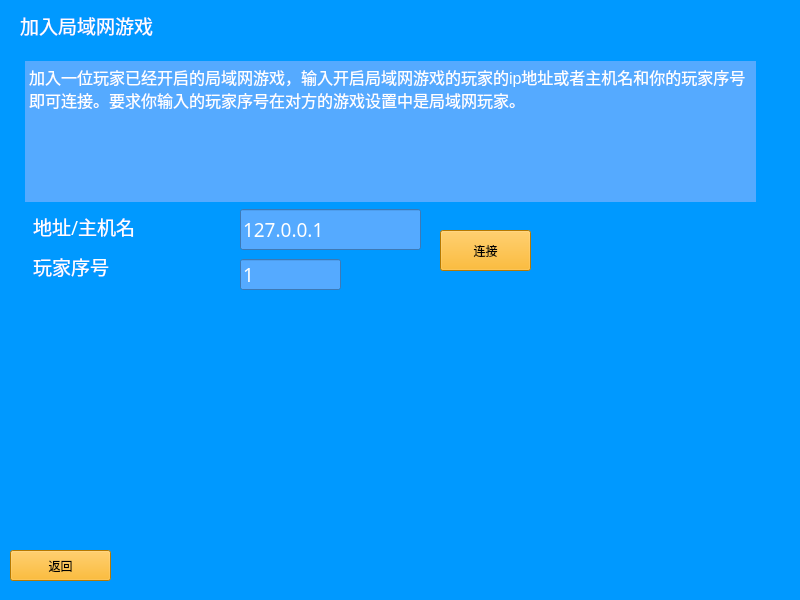
<?xml version="1.0" encoding="UTF-8"?>
<ui version="4.0">
 <class>MainWindow</class>
 <widget class="QMainWindow" name="MainWindow">
  <property name="geometry">
   <rect>
    <x>0</x>
    <y>0</y>
    <width>800</width>
    <height>600</height>
   </rect>
  </property>
  <property name="minimumSize">
   <size>
    <width>800</width>
    <height>600</height>
   </size>
  </property>
  <property name="maximumSize">
   <size>
    <width>800</width>
    <height>600</height>
   </size>
  </property>
  <property name="windowTitle">
   <string notr="true">Z2</string>
  </property>
  <property name="autoFillBackground">
   <bool>true</bool>
  </property>
  <property name="styleSheet">
   <string notr="true">.QWidget, QMessageBox{ 
	background:rgb(0, 153, 255)
}

QPushButton { 
	background: rgb(255, 170, 0);
	
}

.QComboBox, .QLineEdit, .QTextBrowser{
	background:rgb(85, 170, 255)
}
.QLabel, .QComboBox, .QLineEdit, .QTextBrowser {
	color:rgb(255, 255, 255)
}
.QScrollBar{
	background-color:rgb(0, 85, 255)
}
.QTableWidget {
	background-color:rgb(85, 255, 255);
}
</string>
  </property>
  <widget class="QWidget" name="centralWidget">
   <property name="autoFillBackground">
    <bool>true</bool>
   </property>
   <property name="styleSheet">
    <string notr="true"/>
   </property>
   <widget class="QStackedWidget" name="stackedWidget">
    <property name="enabled">
     <bool>true</bool>
    </property>
    <property name="geometry">
     <rect>
      <x>10</x>
      <y>0</y>
      <width>791</width>
      <height>601</height>
     </rect>
    </property>
    <property name="styleSheet">
     <string notr="true"/>
    </property>
    <property name="currentIndex">
     <number>3</number>
    </property>
    <widget class="QWidget" name="mainMenu">
     <widget class="QPushButton" name="btnSingle">
      <property name="geometry">
       <rect>
        <x>590</x>
        <y>100</y>
        <width>141</width>
        <height>51</height>
       </rect>
      </property>
      <property name="autoFillBackground">
       <bool>false</bool>
      </property>
      <property name="text">
       <string>单人游戏</string>
      </property>
      <property name="flat">
       <bool>false</bool>
      </property>
     </widget>
     <widget class="QPushButton" name="btnMultiple">
      <property name="geometry">
       <rect>
        <x>590</x>
        <y>170</y>
        <width>141</width>
        <height>51</height>
       </rect>
      </property>
      <property name="autoFillBackground">
       <bool>false</bool>
      </property>
      <property name="text">
       <string>局域网游戏</string>
      </property>
     </widget>
     <widget class="QLabel" name="lblZ2">
      <property name="geometry">
       <rect>
        <x>60</x>
        <y>210</y>
        <width>151</width>
        <height>131</height>
       </rect>
      </property>
      <property name="font">
       <font>
        <family>Constantia</family>
        <pointsize>72</pointsize>
        <weight>50</weight>
        <bold>false</bold>
       </font>
      </property>
      <property name="text">
       <string notr="true">Z</string>
      </property>
     </widget>
     <widget class="QPushButton" name="btnSetting">
      <property name="geometry">
       <rect>
        <x>590</x>
        <y>310</y>
        <width>141</width>
        <height>51</height>
       </rect>
      </property>
      <property name="autoFillBackground">
       <bool>false</bool>
      </property>
      <property name="text">
       <string>游戏设置</string>
      </property>
     </widget>
     <widget class="QPushButton" name="btnJoin">
      <property name="geometry">
       <rect>
        <x>590</x>
        <y>240</y>
        <width>141</width>
        <height>51</height>
       </rect>
      </property>
      <property name="autoFillBackground">
       <bool>false</bool>
      </property>
      <property name="text">
       <string>加入游戏</string>
      </property>
     </widget>
     <widget class="QLabel" name="label_11">
      <property name="geometry">
       <rect>
        <x>0</x>
        <y>0</y>
        <width>151</width>
        <height>21</height>
       </rect>
      </property>
      <property name="text">
       <string notr="true">z2: beta 1.2</string>
      </property>
     </widget>
     <widget class="QPushButton" name="btnExitGame">
      <property name="geometry">
       <rect>
        <x>590</x>
        <y>480</y>
        <width>141</width>
        <height>51</height>
       </rect>
      </property>
      <property name="autoFillBackground">
       <bool>false</bool>
      </property>
      <property name="text">
       <string>退出游戏</string>
      </property>
     </widget>
     <widget class="QPushButton" name="btnDevList">
      <property name="geometry">
       <rect>
        <x>590</x>
        <y>380</y>
        <width>141</width>
        <height>51</height>
       </rect>
      </property>
      <property name="autoFillBackground">
       <bool>false</bool>
      </property>
      <property name="text">
       <string>制作名单</string>
      </property>
     </widget>
     <widget class="QLabel" name="lblZ2_2">
      <property name="geometry">
       <rect>
        <x>140</x>
        <y>150</y>
        <width>161</width>
        <height>141</height>
       </rect>
      </property>
      <property name="font">
       <font>
        <family>Consolas</family>
        <pointsize>48</pointsize>
        <weight>50</weight>
        <bold>false</bold>
       </font>
      </property>
      <property name="text">
       <string notr="true">2</string>
      </property>
     </widget>
    </widget>
    <widget class="QWidget" name="lobby">
     <widget class="QPushButton" name="btnStartGame">
      <property name="geometry">
       <rect>
        <x>610</x>
        <y>530</y>
        <width>161</width>
        <height>51</height>
       </rect>
      </property>
      <property name="text">
       <string>开始游戏</string>
      </property>
     </widget>
     <widget class="QLabel" name="label">
      <property name="geometry">
       <rect>
        <x>0</x>
        <y>10</y>
        <width>111</width>
        <height>31</height>
       </rect>
      </property>
      <property name="font">
       <font>
        <family>微软雅黑</family>
        <pointsize>16</pointsize>
       </font>
      </property>
      <property name="text">
       <string>地图:</string>
      </property>
     </widget>
     <widget class="QLabel" name="label_2">
      <property name="geometry">
       <rect>
        <x>580</x>
        <y>0</y>
        <width>111</width>
        <height>31</height>
       </rect>
      </property>
      <property name="font">
       <font>
        <family>微软雅黑</family>
        <pointsize>16</pointsize>
       </font>
      </property>
      <property name="text">
       <string>地图预览</string>
      </property>
     </widget>
     <widget class="Line" name="line">
      <property name="geometry">
       <rect>
        <x>560</x>
        <y>0</y>
        <width>20</width>
        <height>251</height>
       </rect>
      </property>
      <property name="orientation">
       <enum>Qt::Vertical</enum>
      </property>
     </widget>
     <widget class="QComboBox" name="cmbMap">
      <property name="geometry">
       <rect>
        <x>70</x>
        <y>10</y>
        <width>291</width>
        <height>30</height>
       </rect>
      </property>
      <property name="font">
       <font>
        <family>微软雅黑</family>
        <pointsize>12</pointsize>
       </font>
      </property>
      <property name="currentIndex">
       <number>-1</number>
      </property>
     </widget>
     <widget class="QTableWidget" name="tablePlayer">
      <property name="geometry">
       <rect>
        <x>0</x>
        <y>50</y>
        <width>551</width>
        <height>281</height>
       </rect>
      </property>
      <attribute name="horizontalHeaderDefaultSectionSize">
       <number>85</number>
      </attribute>
      <attribute name="verticalHeaderVisible">
       <bool>false</bool>
      </attribute>
      <row>
       <property name="text">
        <string>新建行</string>
       </property>
      </row>
      <column>
       <property name="text">
        <string>序号</string>
       </property>
      </column>
      <column>
       <property name="text">
        <string>类型</string>
       </property>
      </column>
      <column>
       <property name="text">
        <string>组</string>
       </property>
      </column>
      <column>
       <property name="text">
        <string>位置</string>
       </property>
      </column>
      <column>
       <property name="text">
        <string>颜色</string>
       </property>
      </column>
      <column>
       <property name="text">
        <string>难度</string>
       </property>
      </column>
      <item row="0" column="1">
       <property name="text">
        <string/>
       </property>
      </item>
     </widget>
     <widget class="QPushButton" name="pushButton_2">
      <property name="geometry">
       <rect>
        <x>0</x>
        <y>550</y>
        <width>101</width>
        <height>31</height>
       </rect>
      </property>
      <property name="text">
       <string>返回</string>
      </property>
     </widget>
     <widget class="QLabel" name="lblMapName">
      <property name="geometry">
       <rect>
        <x>70</x>
        <y>10</y>
        <width>371</width>
        <height>31</height>
       </rect>
      </property>
      <property name="font">
       <font>
        <family>微软雅黑</family>
        <pointsize>16</pointsize>
       </font>
      </property>
      <property name="text">
       <string notr="true">TextLabel</string>
      </property>
     </widget>
     <widget class="QPushButton" name="pushButton_4">
      <property name="geometry">
       <rect>
        <x>469</x>
        <y>10</y>
        <width>91</width>
        <height>31</height>
       </rect>
      </property>
      <property name="text">
       <string>载入存档</string>
      </property>
     </widget>
     <widget class="GameMapDisplay" name="mapDisplay" native="true">
      <property name="geometry">
       <rect>
        <x>580</x>
        <y>40</y>
        <width>200</width>
        <height>200</height>
       </rect>
      </property>
     </widget>
     <widget class="QLabel" name="label_15">
      <property name="geometry">
       <rect>
        <x>10</x>
        <y>350</y>
        <width>171</width>
        <height>31</height>
       </rect>
      </property>
      <property name="font">
       <font>
        <family>微软雅黑</family>
        <pointsize>14</pointsize>
       </font>
      </property>
      <property name="cursor">
       <cursorShape>ArrowCursor</cursorShape>
      </property>
      <property name="text">
       <string>玩家人数</string>
      </property>
     </widget>
     <widget class="QComboBox" name="comboBoxPlayerNumber">
      <property name="geometry">
       <rect>
        <x>210</x>
        <y>350</y>
        <width>71</width>
        <height>31</height>
       </rect>
      </property>
      <property name="font">
       <font>
        <family>微软雅黑</family>
        <pointsize>16</pointsize>
       </font>
      </property>
     </widget>
    </widget>
    <widget class="QWidget" name="loadingPage">
     <widget class="QLabel" name="label_3">
      <property name="geometry">
       <rect>
        <x>10</x>
        <y>500</y>
        <width>151</width>
        <height>31</height>
       </rect>
      </property>
      <property name="text">
       <string>正在加载游戏...</string>
      </property>
     </widget>
     <widget class="QLabel" name="label_4">
      <property name="geometry">
       <rect>
        <x>20</x>
        <y>120</y>
        <width>261</width>
        <height>61</height>
       </rect>
      </property>
      <property name="font">
       <font>
        <family>微软雅黑</family>
        <pointsize>20</pointsize>
       </font>
      </property>
      <property name="text">
       <string>服务器地址：</string>
      </property>
     </widget>
     <widget class="QLabel" name="lblAddress">
      <property name="geometry">
       <rect>
        <x>340</x>
        <y>140</y>
        <width>251</width>
        <height>31</height>
       </rect>
      </property>
      <property name="font">
       <font>
        <family>微软雅黑</family>
        <pointsize>20</pointsize>
       </font>
      </property>
      <property name="text">
       <string notr="true">127.0.0.1:12345</string>
      </property>
     </widget>
     <widget class="QPushButton" name="btnCancel">
      <property name="geometry">
       <rect>
        <x>680</x>
        <y>480</y>
        <width>101</width>
        <height>41</height>
       </rect>
      </property>
      <property name="text">
       <string>取消</string>
      </property>
     </widget>
     <widget class="QLabel" name="lblHostName">
      <property name="geometry">
       <rect>
        <x>340</x>
        <y>90</y>
        <width>251</width>
        <height>31</height>
       </rect>
      </property>
      <property name="font">
       <font>
        <family>微软雅黑</family>
        <pointsize>20</pointsize>
       </font>
      </property>
      <property name="text">
       <string notr="true">服务器主机名：</string>
      </property>
     </widget>
     <widget class="QLabel" name="label_10">
      <property name="geometry">
       <rect>
        <x>20</x>
        <y>70</y>
        <width>281</width>
        <height>61</height>
       </rect>
      </property>
      <property name="font">
       <font>
        <family>微软雅黑</family>
        <pointsize>20</pointsize>
       </font>
      </property>
      <property name="text">
       <string>服务器主机名：</string>
      </property>
     </widget>
     <widget class="QLabel" name="label_14">
      <property name="geometry">
       <rect>
        <x>20</x>
        <y>190</y>
        <width>261</width>
        <height>61</height>
       </rect>
      </property>
      <property name="font">
       <font>
        <family>微软雅黑</family>
        <pointsize>16</pointsize>
       </font>
      </property>
      <property name="text">
       <string>玩家列表：</string>
      </property>
     </widget>
     <widget class="QTableWidget" name="tablePlayerInfoList">
      <property name="geometry">
       <rect>
        <x>30</x>
        <y>260</y>
        <width>461</width>
        <height>192</height>
       </rect>
      </property>
      <attribute name="verticalHeaderVisible">
       <bool>false</bool>
      </attribute>
      <column>
       <property name="text">
        <string>玩家序号</string>
       </property>
      </column>
      <column>
       <property name="text">
        <string>类型</string>
       </property>
      </column>
      <column>
       <property name="text">
        <string>状态</string>
       </property>
      </column>
     </widget>
    </widget>
    <widget class="QWidget" name="connectPage">
     <widget class="QPushButton" name="pushButton">
      <property name="geometry">
       <rect>
        <x>430</x>
        <y>230</y>
        <width>91</width>
        <height>41</height>
       </rect>
      </property>
      <property name="text">
       <string>连接</string>
      </property>
     </widget>
     <widget class="QLineEdit" name="textInputAddress">
      <property name="geometry">
       <rect>
        <x>230</x>
        <y>209</y>
        <width>181</width>
        <height>41</height>
       </rect>
      </property>
      <property name="font">
       <font>
        <family>微软雅黑</family>
        <pointsize>14</pointsize>
       </font>
      </property>
      <property name="text">
       <string notr="true">127.0.0.1</string>
      </property>
     </widget>
     <widget class="QLabel" name="label_5">
      <property name="geometry">
       <rect>
        <x>23</x>
        <y>211</y>
        <width>201</width>
        <height>31</height>
       </rect>
      </property>
      <property name="font">
       <font>
        <family>微软雅黑</family>
        <pointsize>14</pointsize>
       </font>
      </property>
      <property name="text">
       <string>地址/主机名</string>
      </property>
     </widget>
     <widget class="QLabel" name="label_6">
      <property name="geometry">
       <rect>
        <x>10</x>
        <y>10</y>
        <width>201</width>
        <height>31</height>
       </rect>
      </property>
      <property name="font">
       <font>
        <family>微软雅黑</family>
        <pointsize>14</pointsize>
       </font>
      </property>
      <property name="text">
       <string>加入局域网游戏</string>
      </property>
     </widget>
     <widget class="QLineEdit" name="textInputId">
      <property name="geometry">
       <rect>
        <x>230</x>
        <y>259</y>
        <width>101</width>
        <height>31</height>
       </rect>
      </property>
      <property name="font">
       <font>
        <family>微软雅黑</family>
        <pointsize>14</pointsize>
       </font>
      </property>
      <property name="text">
       <string notr="true">1</string>
      </property>
     </widget>
     <widget class="QLabel" name="label_7">
      <property name="geometry">
       <rect>
        <x>23</x>
        <y>251</y>
        <width>151</width>
        <height>31</height>
       </rect>
      </property>
      <property name="font">
       <font>
        <family>微软雅黑</family>
        <pointsize>14</pointsize>
       </font>
      </property>
      <property name="text">
       <string>玩家序号</string>
      </property>
     </widget>
     <widget class="QPushButton" name="pushButton_3">
      <property name="geometry">
       <rect>
        <x>0</x>
        <y>550</y>
        <width>101</width>
        <height>31</height>
       </rect>
      </property>
      <property name="text">
       <string>返回</string>
      </property>
     </widget>
     <widget class="QTextBrowser" name="textBrowser">
      <property name="geometry">
       <rect>
        <x>15</x>
        <y>61</y>
        <width>731</width>
        <height>141</height>
       </rect>
      </property>
      <property name="frameShape">
       <enum>QFrame::NoFrame</enum>
      </property>
      <property name="frameShadow">
       <enum>QFrame::Plain</enum>
      </property>
      <property name="html">
       <string>&lt;!DOCTYPE HTML PUBLIC &quot;-//W3C//DTD HTML 4.0//EN&quot; &quot;http://www.w3.org/TR/REC-html40/strict.dtd&quot;&gt;
&lt;html&gt;&lt;head&gt;&lt;meta name=&quot;qrichtext&quot; content=&quot;1&quot; /&gt;&lt;style type=&quot;text/css&quot;&gt;
p, li { white-space: pre-wrap; }
&lt;/style&gt;&lt;/head&gt;&lt;body style=&quot; font-family:'SimSun'; font-size:9pt; font-weight:400; font-style:normal;&quot;&gt;
&lt;p style=&quot; margin-top:0px; margin-bottom:0px; margin-left:0px; margin-right:0px; -qt-block-indent:0; text-indent:0px;&quot;&gt;&lt;span style=&quot; font-size:12pt;&quot;&gt;加入一位玩家已经开启的局域网游戏，输入开启局域网游戏的玩家的ip地址或者主机名和你的玩家序号即可连接。要求你输入的玩家序号在对方的游戏设置中是局域网玩家。&lt;/span&gt;&lt;/p&gt;&lt;/body&gt;&lt;/html&gt;</string>
      </property>
     </widget>
     <zorder>pushButton</zorder>
     <zorder>label_5</zorder>
     <zorder>label_6</zorder>
     <zorder>textInputId</zorder>
     <zorder>label_7</zorder>
     <zorder>pushButton_3</zorder>
     <zorder>textBrowser</zorder>
     <zorder>textInputAddress</zorder>
    </widget>
    <widget class="QWidget" name="settingPage">
     <widget class="QLabel" name="label_8">
      <property name="geometry">
       <rect>
        <x>0</x>
        <y>0</y>
        <width>161</width>
        <height>61</height>
       </rect>
      </property>
      <property name="font">
       <font>
        <family>微软雅黑</family>
        <pointsize>20</pointsize>
       </font>
      </property>
      <property name="text">
       <string>游戏设置：</string>
      </property>
     </widget>
     <widget class="QLabel" name="label_9">
      <property name="geometry">
       <rect>
        <x>10</x>
        <y>70</y>
        <width>231</width>
        <height>31</height>
       </rect>
      </property>
      <property name="font">
       <font>
        <family>微软雅黑</family>
        <pointsize>14</pointsize>
       </font>
      </property>
      <property name="text">
       <string>玩家名：</string>
      </property>
     </widget>
     <widget class="QLineEdit" name="textInputPlayerName">
      <property name="geometry">
       <rect>
        <x>20</x>
        <y>110</y>
        <width>191</width>
        <height>41</height>
       </rect>
      </property>
      <property name="font">
       <font>
        <family>微软雅黑</family>
        <pointsize>14</pointsize>
       </font>
      </property>
      <property name="text">
       <string notr="true"/>
      </property>
     </widget>
     <widget class="QPushButton" name="btnCancel_2">
      <property name="geometry">
       <rect>
        <x>10</x>
        <y>530</y>
        <width>101</width>
        <height>41</height>
       </rect>
      </property>
      <property name="font">
       <font>
        <family>微软雅黑</family>
        <pointsize>14</pointsize>
       </font>
      </property>
      <property name="text">
       <string>取消</string>
      </property>
     </widget>
     <widget class="QPushButton" name="btnCancel_3">
      <property name="geometry">
       <rect>
        <x>670</x>
        <y>530</y>
        <width>101</width>
        <height>41</height>
       </rect>
      </property>
      <property name="font">
       <font>
        <family>微软雅黑</family>
        <pointsize>14</pointsize>
       </font>
      </property>
      <property name="text">
       <string>保存</string>
      </property>
     </widget>
     <widget class="QLabel" name="label_12">
      <property name="geometry">
       <rect>
        <x>460</x>
        <y>60</y>
        <width>171</width>
        <height>31</height>
       </rect>
      </property>
      <property name="font">
       <font>
        <family>微软雅黑</family>
        <pointsize>14</pointsize>
       </font>
      </property>
      <property name="text">
       <string>背景音乐：</string>
      </property>
     </widget>
     <widget class="QSlider" name="sliderBGM">
      <property name="geometry">
       <rect>
        <x>460</x>
        <y>110</y>
        <width>311</width>
        <height>16</height>
       </rect>
      </property>
      <property name="maximum">
       <number>100</number>
      </property>
      <property name="orientation">
       <enum>Qt::Horizontal</enum>
      </property>
      <property name="tickPosition">
       <enum>QSlider::NoTicks</enum>
      </property>
     </widget>
     <widget class="QSlider" name="sliderSoundEffect">
      <property name="geometry">
       <rect>
        <x>460</x>
        <y>200</y>
        <width>311</width>
        <height>16</height>
       </rect>
      </property>
      <property name="maximum">
       <number>100</number>
      </property>
      <property name="orientation">
       <enum>Qt::Horizontal</enum>
      </property>
      <property name="tickPosition">
       <enum>QSlider::NoTicks</enum>
      </property>
     </widget>
     <widget class="QLabel" name="label_13">
      <property name="geometry">
       <rect>
        <x>460</x>
        <y>150</y>
        <width>161</width>
        <height>31</height>
       </rect>
      </property>
      <property name="font">
       <font>
        <family>微软雅黑</family>
        <pointsize>14</pointsize>
       </font>
      </property>
      <property name="text">
       <string>游戏音效：</string>
      </property>
     </widget>
     <widget class="QLabel" name="label_17">
      <property name="geometry">
       <rect>
        <x>460</x>
        <y>260</y>
        <width>151</width>
        <height>31</height>
       </rect>
      </property>
      <property name="font">
       <font>
        <family>微软雅黑</family>
        <pointsize>14</pointsize>
       </font>
      </property>
      <property name="text">
       <string>语言：</string>
      </property>
     </widget>
     <widget class="QComboBox" name="comboBoxLang">
      <property name="geometry">
       <rect>
        <x>470</x>
        <y>300</y>
        <width>171</width>
        <height>41</height>
       </rect>
      </property>
      <item>
       <property name="text">
        <string notr="true">简体中文</string>
       </property>
      </item>
      <item>
       <property name="text">
        <string notr="true">English</string>
       </property>
      </item>
     </widget>
    </widget>
    <widget class="QWidget" name="devPage">
     <widget class="QPushButton" name="pushButton_5">
      <property name="geometry">
       <rect>
        <x>0</x>
        <y>550</y>
        <width>101</width>
        <height>31</height>
       </rect>
      </property>
      <property name="text">
       <string>返回</string>
      </property>
     </widget>
     <widget class="QTextBrowser" name="textBrowser_2">
      <property name="geometry">
       <rect>
        <x>0</x>
        <y>60</y>
        <width>741</width>
        <height>481</height>
       </rect>
      </property>
      <property name="html">
       <string>&lt;!DOCTYPE HTML PUBLIC &quot;-//W3C//DTD HTML 4.0//EN&quot; &quot;http://www.w3.org/TR/REC-html40/strict.dtd&quot;&gt;
&lt;html&gt;&lt;head&gt;&lt;meta name=&quot;qrichtext&quot; content=&quot;1&quot; /&gt;&lt;style type=&quot;text/css&quot;&gt;
p, li { white-space: pre-wrap; }
&lt;/style&gt;&lt;/head&gt;&lt;body style=&quot; font-family:'SimSun'; font-size:9pt; font-weight:400; font-style:normal;&quot;&gt;
&lt;p style=&quot; margin-top:0px; margin-bottom:0px; margin-left:0px; margin-right:0px; -qt-block-indent:0; text-indent:0px;&quot;&gt;&lt;span style=&quot; font-size:12pt;&quot;&gt;组长：李易诚&lt;/span&gt;&lt;/p&gt;
&lt;p style=&quot; margin-top:0px; margin-bottom:0px; margin-left:0px; margin-right:0px; -qt-block-indent:0; text-indent:0px;&quot;&gt;&lt;span style=&quot; font-size:12pt;&quot;&gt;组员：&lt;/span&gt;&lt;span style=&quot; font-family:'等线'; font-size:12pt;&quot;&gt;王佳慧，眭龙萱，陈子翀&lt;/span&gt;&lt;/p&gt;
&lt;p style=&quot;-qt-paragraph-type:empty; margin-top:0px; margin-bottom:0px; margin-left:0px; margin-right:0px; -qt-block-indent:0; text-indent:0px; font-family:'等线'; font-size:12pt;&quot;&gt;&lt;br /&gt;&lt;/p&gt;
&lt;p style=&quot; margin-top:0px; margin-bottom:0px; margin-left:0px; margin-right:0px; -qt-block-indent:0; text-indent:0px;&quot;&gt;&lt;span style=&quot; font-family:'等线'; font-size:12pt;&quot;&gt;玩法：&lt;/span&gt;&lt;span style=&quot; font-size:12pt;&quot;&gt;李易诚，&lt;/span&gt;&lt;span style=&quot; font-family:'等线'; font-size:12pt;&quot;&gt;陈子翀&lt;/span&gt;&lt;/p&gt;
&lt;p style=&quot; margin-top:0px; margin-bottom:0px; margin-left:0px; margin-right:0px; -qt-block-indent:0; text-indent:0px;&quot;&gt;&lt;span style=&quot; font-family:'等线'; font-size:12pt;&quot;&gt;代码框架：李易诚&lt;/span&gt;&lt;/p&gt;
&lt;p style=&quot; margin-top:0px; margin-bottom:0px; margin-left:0px; margin-right:0px; -qt-block-indent:0; text-indent:0px;&quot;&gt;&lt;span style=&quot; font-family:'等线'; font-size:12pt;&quot;&gt;单位：陈子翀&lt;/span&gt;&lt;/p&gt;
&lt;p style=&quot; margin-top:0px; margin-bottom:0px; margin-left:0px; margin-right:0px; -qt-block-indent:0; text-indent:0px;&quot;&gt;&lt;span style=&quot; font-family:'等线'; font-size:12pt;&quot;&gt;游戏AI：陈子翀&lt;/span&gt;&lt;/p&gt;
&lt;p style=&quot; margin-top:0px; margin-bottom:0px; margin-left:0px; margin-right:0px; -qt-block-indent:0; text-indent:0px;&quot;&gt;&lt;span style=&quot; font-family:'等线'; font-size:12pt;&quot;&gt;菜单界面：&lt;/span&gt;&lt;span style=&quot; font-size:12pt;&quot;&gt;李易诚&lt;/span&gt;&lt;/p&gt;
&lt;p style=&quot; margin-top:0px; margin-bottom:0px; margin-left:0px; margin-right:0px; -qt-block-indent:0; text-indent:0px;&quot;&gt;&lt;span style=&quot; font-family:'等线'; font-size:12pt;&quot;&gt;游戏界面：眭龙萱&lt;/span&gt;&lt;/p&gt;
&lt;p style=&quot; margin-top:0px; margin-bottom:0px; margin-left:0px; margin-right:0px; -qt-block-indent:0; text-indent:0px;&quot;&gt;&lt;span style=&quot; font-family:'等线'; font-size:12pt;&quot;&gt;单位贴图：眭龙萱&lt;/span&gt;&lt;/p&gt;
&lt;p style=&quot; margin-top:0px; margin-bottom:0px; margin-left:0px; margin-right:0px; -qt-block-indent:0; text-indent:0px;&quot;&gt;&lt;span style=&quot; font-family:'等线'; font-size:12pt;&quot;&gt;音效：王佳慧&lt;/span&gt;&lt;/p&gt;
&lt;p style=&quot;-qt-paragraph-type:empty; margin-top:0px; margin-bottom:0px; margin-left:0px; margin-right:0px; -qt-block-indent:0; text-indent:0px; font-size:12pt;&quot;&gt;&lt;br /&gt;&lt;/p&gt;
&lt;p style=&quot; margin-top:0px; margin-bottom:0px; margin-left:0px; margin-right:0px; -qt-block-indent:0; text-indent:0px;&quot;&gt;&lt;span style=&quot; font-size:12pt;&quot;&gt;特别感谢：&lt;/span&gt;&lt;/p&gt;
&lt;p style=&quot; margin-top:0px; margin-bottom:0px; margin-left:0px; margin-right:0px; -qt-block-indent:0; text-indent:0px;&quot;&gt;&lt;span style=&quot; font-size:12pt;&quot;&gt;DezzaLozza&lt;/span&gt;&lt;/p&gt;
&lt;p style=&quot;-qt-paragraph-type:empty; margin-top:0px; margin-bottom:0px; margin-left:0px; margin-right:0px; -qt-block-indent:0; text-indent:0px; font-size:12pt;&quot;&gt;&lt;br /&gt;&lt;/p&gt;
&lt;p style=&quot; margin-top:0px; margin-bottom:0px; margin-left:0px; margin-right:0px; -qt-block-indent:0; text-indent:0px;&quot;&gt;&lt;span style=&quot; font-size:12pt;&quot;&gt;GitHub地址：&lt;/span&gt;&lt;/p&gt;
&lt;p style=&quot; margin-top:0px; margin-bottom:0px; margin-left:0px; margin-right:0px; -qt-block-indent:0; text-indent:0px;&quot;&gt;https://github.com/140378476/Z2/&lt;/p&gt;&lt;/body&gt;&lt;/html&gt;</string>
      </property>
     </widget>
     <widget class="QLabel" name="label_16">
      <property name="geometry">
       <rect>
        <x>0</x>
        <y>0</y>
        <width>261</width>
        <height>61</height>
       </rect>
      </property>
      <property name="font">
       <font>
        <family>微软雅黑</family>
        <pointsize>20</pointsize>
       </font>
      </property>
      <property name="text">
       <string>制作者名单：</string>
      </property>
     </widget>
    </widget>
   </widget>
  </widget>
 </widget>
 <layoutdefault spacing="6" margin="11"/>
 <customwidgets>
  <customwidget>
   <class>GameMapDisplay</class>
   <extends>QWidget</extends>
   <header>gamemapdisplay.h</header>
   <container>1</container>
  </customwidget>
 </customwidgets>
 <resources/>
 <connections/>
</ui>
